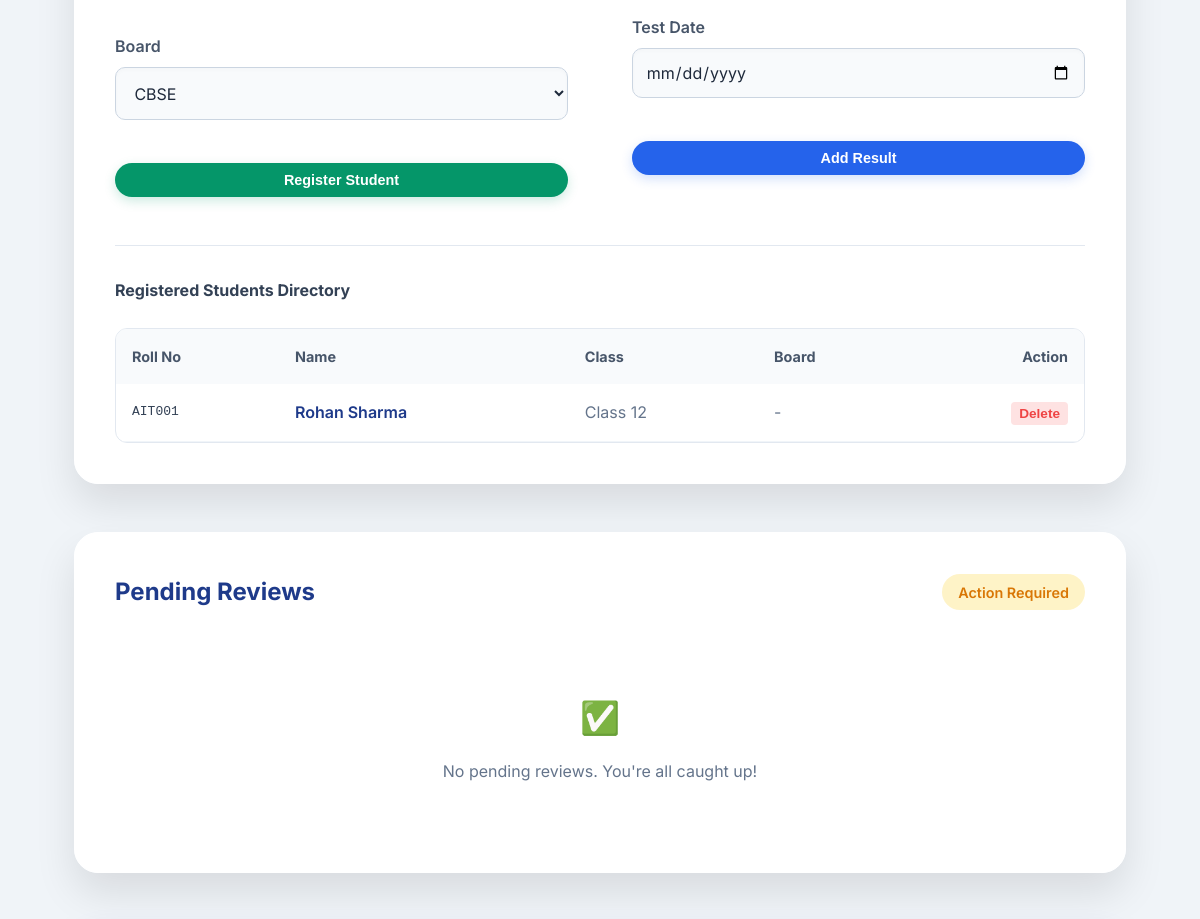
Page /admin (signed in, middle part) on the earlier database version.
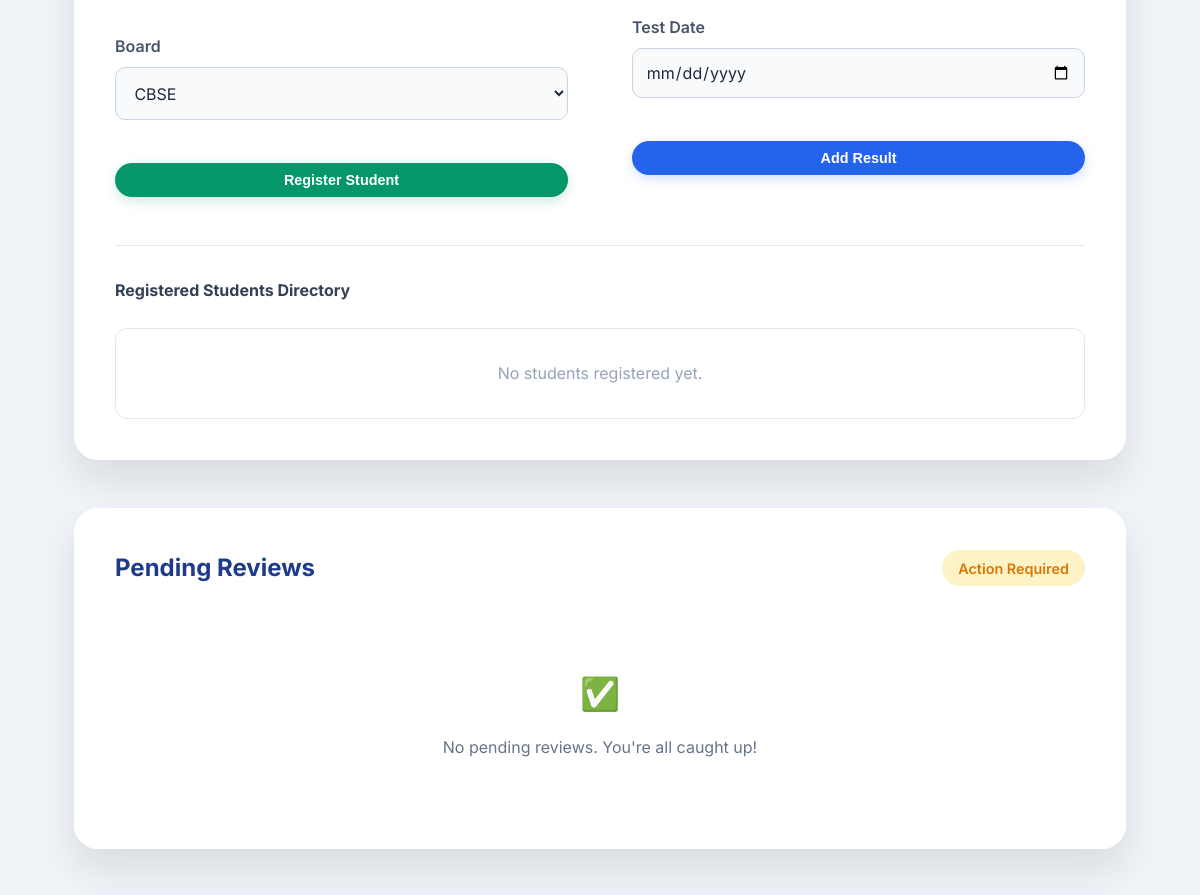
Same page on the later database version.
### tables this page shows
CREATE TABLE students (
    id INTEGER PRIMARY KEY AUTOINCREMENT,
    full_name TEXT NOT NULL,
    roll_no TEXT UNIQUE NOT NULL,
    parent_phone TEXT NOT NULL,
    class_batch TEXT NOT NULL, -- Class 11, Class 12, JEE
    joined_date DATE DEFAULT CURRENT_DATE
, board TEXT);

### app.py (the view)
@app.route('/admin')
def admin_dashboard():
    if 'user' not in session:
        return redirect(url_for('login'))
    conn = get_db()
    conn = get_db()
    enquiries = conn.execute('SELECT * FROM enquiries ORDER BY created_at DESC').fetchall()
    notes = conn.execute('SELECT * FROM notes ORDER BY uploaded_at DESC').fetchall()
    conn = get_db()
    enquiries = conn.execute('SELECT * FROM enquiries ORDER BY created_at DESC').fetchall()
    notes = conn.execute('SELECT * FROM notes ORDER BY uploaded_at DESC').fetchall()
    students = conn.execute('SELECT * FROM students ORDER BY full_name ASC').fetchall()
    pending_reviews = conn.execute('SELECT * FROM testimonials WHERE is_featured = 0').fetchall()
    return render_template('admin.html',
                           enquiries=enquiries,
                           notes=notes,
                           students=students,
                           reviews=pending_reviews)

### app.py (called while the page is built)
def get_db():
    db = getattr(g, '_database', None)
    if db is None:
        db = g._database = sqlite3.connect(DATABASE)
        db.row_factory = sqlite3.Row
    return db

@app.teardown_appcontext
def close_connection(exception):
    db = getattr(g, '_database', None)
    if db is not None:
        db.close()

### templates/admin.html (shortened to what the changed rows need)
{% extends "base.html" %}
{% block content %}
<section class="section" style="padding-top: 120px;">
    <div class="container">
        <div class="glass-panel"
            style="padding: 2.5rem; margin-bottom: 3rem; background: rgba(255, 255, 255, 0.95); border: 1px solid rgba(255,255,255,1); box-shadow: 0 20px 40px rgba(0,0,0,0.1);">
            <div style="margin-top: 3rem; border-top: 1px solid #e2e8f0; padding-top: 2rem;">
                <div
                    style="max-height: 400px; overflow-y: auto; background: #fff; border-radius: 12px; border: 1px solid #e2e8f0;">
                    {% if students %}
                    <table style="width: 100%; border-collapse: collapse;">
                        <thead style="background: #f8fafc; position: sticky; top: 0;">
                            <tr>
                                <th style="padding: 1rem; text-align: left; color: #475569; font-size: 0.9rem;">Roll No
                                </th>
                                <th style="padding: 1rem; text-align: left; color: #475569; font-size: 0.9rem;">Name
                                </th>
                                <th style="padding: 1rem; text-align: left; color: #475569; font-size: 0.9rem;">Class
                                </th>
                                <th style="padding: 1rem; text-align: left; color: #475569; font-size: 0.9rem;">Board
                                </th>
                                <th style="padding: 1rem; text-align: right; color: #475569; font-size: 0.9rem;">Action
                                </th>
                            </tr>
                        </thead>
                        <tbody>
                            {% for student in students %}
                            <tr style="border-bottom: 1px solid #f1f5f9;">
                                <td style="padding: 1rem; color: #334155; font-family: monospace;">{{ student['roll_no']
                                    }}</td>
                                <td style="padding: 1rem; font-weight: 600; color: #1e3a8a;">{{ student['full_name'] }}
                                </td>
                                <td style="padding: 1rem; color: #64748b;">{{ student['class_batch'] }}</td>
                                <td style="padding: 1rem; color: #64748b;">{{ student['board'] or '-' }}</td>
                                <td style="padding: 1rem; text-align: right;">
                                    <form action="{{ url_for('delete_student', id=student['id']) }}" method="POST"
                                        onsubmit="return confirm('Delete {{ student.full_name }}? This will also delete their results.');"
                                        style="margin: 0;">
                                        <button type="submit"
                                            style="background: none; border: none; color: #ef4444; cursor: pointer; font-weight: 600; font-size: 0.85rem; padding: 4px 8px; border-radius: 4px; background: #fee2e2;">Delete</button>
                                    </form>
                                </td>
                            </tr>
                            {% endfor %}
                        </tbody>
                    </table>
                    {% else %}
                    <div style="padding: 2rem; text-align: center; color: #94a3b8;">No students registered yet.</div>
                    {% endif %}
                </div>
            </div>
        </div>
    </div>
</section>
{% endblock %}

Differences in the rows shown:
removed students: roll_no "AIT001", full_name "Rohan Sharma", class_batch "Class 12", student "-"
Other differences:
text no longer shown: "Roll No Name Class Board Action"
text now shown: "No students registered yet."
